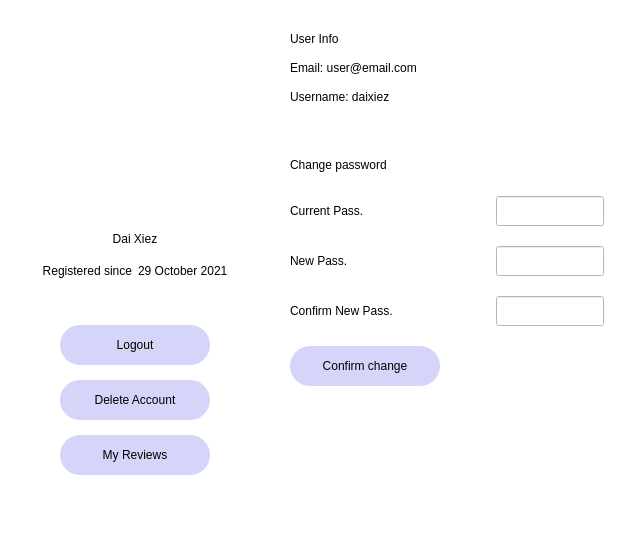
                <widget class="QFrame" name="frame_68">
                 <property name="styleSheet">
                  <string notr="true">background-color: rgb(255, 255, 255, 0)</string>
                 </property>
                 <property name="frameShape">
                  <enum>QFrame::StyledPanel</enum>
                 </property>
                 <property name="frameShadow">
                  <enum>QFrame::Raised</enum>
                 </property>
                 <layout class="QHBoxLayout" name="horizontalLayout_40">
                  <item>
                   <widget class="QFrame" name="frame_69">
                    <property name="frameShape">
                     <enum>QFrame::StyledPanel</enum>
                    </property>
                    <property name="frameShadow">
                     <enum>QFrame::Raised</enum>
                    </property>
                    <layout class="QVBoxLayout" name="verticalLayout_20">
                     <item>
                      <widget class="QFrame" name="frame_74">
                       <property name="frameShape">
                        <enum>QFrame::StyledPanel</enum>
                       </property>
                       <property name="frameShadow">
                        <enum>QFrame::Raised</enum>
                       </property>
                       <layout class="QVBoxLayout" name="verticalLayout_25">
                        <property name="spacing">
                         <number>0</number>
                        </property>
                        <item>
                         <widget class="QFrame" name="frame_97">
                          <property name="frameShape">
                           <enum>QFrame::StyledPanel</enum>
                          </property>
                          <property name="frameShadow">
                           <enum>QFrame::Raised</enum>
                          </property>
                          <layout class="QHBoxLayout" name="horizontalLayout_31">
                           <item>
                            <widget class="QLabel" name="label_23">
                             <property name="minimumSize">
                              <size>
                               <width>180</width>
                               <height>180</height>
                              </size>
                             </property>
                             <property name="maximumSize">
                              <size>
                               <width>180</width>
                               <height>180</height>
                              </size>
                             </property>
                             <property name="text">
                              <string/>
                             </property>
                             <property name="pixmap">
                              <pixmap>data/img/login_border.png</pixmap>
                             </property>
                            </widget>
                           </item>
                          </layout>
                         </widget>
                        </item>
                        <item>
                         <widget class="QLabel" name="firstlastname_profile">
                          <property name="styleSheet">
                           <string notr="true">font: 19pt &quot;Century Gothic&quot;;
font: 63 28pt &quot;Bahnschrift SemiBold Condensed&quot;;</string>
                          </property>
                          <property name="text">
                           <string>Dai Xiez</string>
                          </property>
                          <property name="alignment">
                           <set>Qt::AlignCenter</set>
                          </property>
                         </widget>
                        </item>
                        <item>
                         <widget class="QFrame" name="frame_72">
                          <property name="minimumSize">
                           <size>
                            <width>0</width>
                            <height>50</height>
                           </size>
                          </property>
                          <property name="maximumSize">
                           <size>
                            <width>16777215</width>
                            <height>16777215</height>
                           </size>
                          </property>
                          <property name="frameShape">
                           <enum>QFrame::StyledPanel</enum>
                          </property>
                          <property name="frameShadow">
                           <enum>QFrame::Raised</enum>
                          </property>
                          <layout class="QHBoxLayout" name="horizontalLayout_32">
                           <item>
                            <widget class="QLabel" name="label_31">
                             <property name="minimumSize">
                              <size>
                               <width>0</width>
                               <height>0</height>
                              </size>
                             </property>
                             <property name="maximumSize">
                              <size>
                               <width>16777215</width>
                               <height>16777215</height>
                              </size>
                             </property>
                             <property name="styleSheet">
                              <string notr="true">font: 11pt &quot;Bahnschrift SemiCondensed&quot;;</string>
                             </property>
                             <property name="text">
                              <string>Registered since</string>
                             </property>
                             <property name="alignment">
                              <set>Qt::AlignRight|Qt::AlignTrailing|Qt::AlignVCenter</set>
                             </property>
                            </widget>
                           </item>
                           <item>
                            <widget class="QLabel" name="registeredsince_profile">
                             <property name="minimumSize">
                              <size>
                               <width>0</width>
                               <height>0</height>
                              </size>
                             </property>
                             <property name="maximumSize">
                              <size>
                               <width>16777215</width>
                               <height>16777215</height>
                              </size>
                             </property>
                             <property name="styleSheet">
                              <string notr="true">font: 10pt &quot;Century Gothic&quot;;</string>
                             </property>
                             <property name="text">
                              <string>29 October 2021</string>
                             </property>
                            </widget>
                           </item>
                          </layout>
                         </widget>
                        </item>
                        <item>
                         <widget class="QFrame" name="frame_73">
                          <property name="frameShape">
                           <enum>QFrame::StyledPanel</enum>
                          </property>
                          <property name="frameShadow">
                           <enum>QFrame::Raised</enum>
                          </property>
                          <layout class="QHBoxLayout" name="horizontalLayout_33">
                           <item>
                            <widget class="QFrame" name="frame_76">
                             <property name="frameShape">
                              <enum>QFrame::StyledPanel</enum>
                             </property>
                             <property name="frameShadow">
                              <enum>QFrame::Raised</enum>
                             </property>
                            </widget>
                           </item>
                           <item>
                            <widget class="QFrame" name="frame_75">
                             <property name="minimumSize">
                              <size>
                               <width>168</width>
                               <height>190</height>
                              </size>
                             </property>
                             <property name="maximumSize">
                              <size>
                               <width>16777215</width>
                               <height>200</height>
                              </size>
                             </property>
                             <property name="frameShape">
                              <enum>QFrame::StyledPanel</enum>
                             </property>
                             <property name="frameShadow">
                              <enum>QFrame::Raised</enum>
                             </property>
                             <layout class="QVBoxLayout" name="verticalLayout_18">
                              <item>
                               <widget class="QPushButton" name="logoutbutton_profile">
                                <property name="minimumSize">
                                 <size>
                                  <width>150</width>
                                  <height>40</height>
                                 </size>
                                </property>
                                <property name="maximumSize">
                                 <size>
                                  <width>150</width>
                                  <height>40</height>
                                 </size>
                                </property>
                                <property name="styleSheet">
                                 <string notr="true">QPushButton {	
	border-radius: 20px;
	background-color: rgba(102, 97, 234, 70);
	color: rgb(0,0,0);
	font: 12pt &quot;Bahnschrift SemiCondensed&quot;;
}
QPushButton:hover {	
	background-color: rgba(72, 67, 181, 80);
	color: rgb(255,255,255);
	font: 12pt &quot;Bahnschrift SemiCondensed&quot;;
}
QPushButton:pressed {	
	background-color: rgba(72, 67, 181, 130);
	color: rgb(255,255,255);
	font: 12pt &quot;Bahnschrift SemiCondensed&quot;;
}
</string>
                                </property>
                                <property name="text">
                                 <string>Logout</string>
                                </property>
                               </widget>
                              </item>
                              <item>
                               <widget class="QPushButton" name="deleteaccountbutton_profile">
                                <property name="minimumSize">
                                 <size>
                                  <width>150</width>
                                  <height>40</height>
                                 </size>
                                </property>
                                <property name="maximumSize">
                                 <size>
                                  <width>150</width>
                                  <height>40</height>
                                 </size>
                                </property>
                                <property name="styleSheet">
                                 <string notr="true">QPushButton {	
	border-radius: 20px;
	background-color: rgba(102, 97, 234, 70);
	color: rgb(0,0,0);
	font: 12pt &quot;Bahnschrift SemiCondensed&quot;;
}
QPushButton:hover {	
	background-color: rgba(72, 67, 181, 80);
	color: rgb(255,255,255);
	font: 12pt &quot;Bahnschrift SemiCondensed&quot;;
}
QPushButton:pressed {	
	background-color: rgba(72, 67, 181, 130);
	color: rgb(255,255,255);
	font: 12pt &quot;Bahnschrift SemiCondensed&quot;;
}
</string>
                                </property>
                                <property name="text">
                                 <string>Delete Account</string>
                                </property>
                               </widget>
                              </item>
                              <item>
                               <widget class="QPushButton" name="myreviewsbutton_profile">
                                <property name="minimumSize">
                                 <size>
                                  <width>150</width>
                                  <height>40</height>
                                 </size>
                                </property>
                                <property name="maximumSize">
                                 <size>
                                  <width>150</width>
                                  <height>40</height>
                                 </size>
                                </property>
                                <property name="styleSheet">
                                 <string notr="true">QPushButton {	
	border-radius: 20px;
	background-color: rgba(102, 97, 234, 70);
	color: rgb(0,0,0);
	font: 12pt &quot;Bahnschrift SemiCondensed&quot;;
}
QPushButton:hover {	
	background-color: rgba(72, 67, 181, 80);
	color: rgb(255,255,255);
	font: 12pt &quot;Bahnschrift SemiCondensed&quot;;
}
QPushButton:pressed {	
	background-color: rgba(72, 67, 181, 130);
	color: rgb(255,255,255);
	font: 12pt &quot;Bahnschrift SemiCondensed&quot;;
}
</string>
                                </property>
                                <property name="text">
                                 <string>My Reviews</string>
                                </property>
                               </widget>
                              </item>
                             </layout>
                            </widget>
                           </item>
                           <item>
                            <widget class="QFrame" name="frame_78">
                             <property name="frameShape">
                              <enum>QFrame::StyledPanel</enum>
                             </property>
                             <property name="frameShadow">
                              <enum>QFrame::Raised</enum>
                             </property>
                            </widget>
                           </item>
                          </layout>
                         </widget>
                        </item>
                       </layout>
                      </widget>
                     </item>
                    </layout>
                   </widget>
                  </item>
                  <item>
                   <widget class="QFrame" name="frame_71">
                    <property name="frameShape">
                     <enum>QFrame::StyledPanel</enum>
                    </property>
                    <property name="frameShadow">
                     <enum>QFrame::Raised</enum>
                    </property>
                   </widget>
                  </item>
                  <item>
                   <widget class="QFrame" name="frame_70">
                    <property name="frameShape">
                     <enum>QFrame::StyledPanel</enum>
                    </property>
                    <property name="frameShadow">
                     <enum>QFrame::Raised</enum>
                    </property>
                    <layout class="QVBoxLayout" name="verticalLayout_23">
                     <property name="spacing">
                      <number>0</number>
                     </property>
                     <item>
                      <widget class="QFrame" name="frame_80">
                       <property name="frameShape">
                        <enum>QFrame::StyledPanel</enum>
                       </property>
                       <property name="frameShadow">
                        <enum>QFrame::Raised</enum>
                       </property>
                       <layout class="QVBoxLayout" name="verticalLayout_19">
                        <property name="spacing">
                         <number>15</number>
                        </property>
                        <item>
                         <widget class="QLabel" name="label_24">
                          <property name="minimumSize">
                           <size>
                            <width>0</width>
                            <height>0</height>
                           </size>
                          </property>
                          <property name="maximumSize">
                           <size>
                            <width>16777215</width>
                            <height>16777215</height>
                           </size>
                          </property>
                          <property name="styleSheet">
                           <string notr="true">font: 16pt &quot;Bahnschrift SemiCondensed&quot;;</string>
                          </property>
                          <property name="text">
                           <string>User Info</string>
                          </property>
                         </widget>
                        </item>
                        <item>
                         <widget class="QLabel" name="emailinfo_profile">
                          <property name="minimumSize">
                           <size>
                            <width>0</width>
                            <height>0</height>
                           </size>
                          </property>
                          <property name="maximumSize">
                           <size>
                            <width>16777215</width>
                            <height>16777215</height>
                           </size>
                          </property>
                          <property name="styleSheet">
                           <string notr="true">font: 12pt &quot;Century Gothic&quot;;</string>
                          </property>
                          <property name="text">
                           <string>Email: user@email.com</string>
                          </property>
                         </widget>
                        </item>
                        <item>
                         <widget class="QLabel" name="usernameinfo_profile">
                          <property name="minimumSize">
                           <size>
                            <width>0</width>
                            <height>0</height>
                           </size>
                          </property>
                          <property name="maximumSize">
                           <size>
                            <width>16777215</width>
                            <height>16777215</height>
                           </size>
                          </property>
                          <property name="styleSheet">
                           <string notr="true">font: 12pt &quot;Century Gothic&quot;;</string>
                          </property>
                          <property name="text">
                           <string>Username: daixiez</string>
                          </property>
                         </widget>
                        </item>
                       </layout>
                      </widget>
                     </item>
                     <item>
                      <widget class="QFrame" name="frame_93">
                       <property name="maximumSize">
                        <size>
                         <width>16777215</width>
                         <height>30</height>
                        </size>
                       </property>
                       <property name="frameShape">
                        <enum>QFrame::StyledPanel</enum>
                       </property>
                       <property name="frameShadow">
                        <enum>QFrame::Raised</enum>
                       </property>
                      </widget>
                     </item>
                     <item>
                      <widget class="QFrame" name="frame_81">
                       <property name="frameShape">
                        <enum>QFrame::StyledPanel</enum>
                       </property>
                       <property name="frameShadow">
                        <enum>QFrame::Raised</enum>
                       </property>
                       <layout class="QHBoxLayout" name="horizontalLayout_39">
                        <item>
                         <widget class="QLabel" name="label_33">
                          <property name="minimumSize">
                           <size>
                            <width>0</width>
                            <height>0</height>
                           </size>
                          </property>
                          <property name="maximumSize">
                           <size>
                            <width>16777215</width>
                            <height>16777215</height>
                           </size>
                          </property>
                          <property name="styleSheet">
                           <string notr="true">font: 16pt &quot;Bahnschrift SemiCondensed&quot;;</string>
                          </property>
                          <property name="text">
                           <string>Change password</string>
                          </property>
                         </widget>
                        </item>
                       </layout>
                      </widget>
                     </item>
                     <item>
                      <widget class="QFrame" name="frame_82">
                       <property name="frameShape">
                        <enum>QFrame::StyledPanel</enum>
                       </property>
                       <property name="frameShadow">
                        <enum>QFrame::Raised</enum>
                       </property>
                       <layout class="QHBoxLayout" name="horizontalLayout_36">
                        <item>
                         <widget class="QLabel" name="label_35">
                          <property name="minimumSize">
                           <size>
                            <width>200</width>
                            <height>0</height>
                           </size>
                          </property>
                          <property name="maximumSize">
                           <size>
                            <width>200</width>
                            <height>16777215</height>
                           </size>
                          </property>
                          <property name="styleSheet">
                           <string notr="true">font: 12pt &quot;Century Gothic&quot;;</string>
                          </property>
                          <property name="text">
                           <string>Current Pass.</string>
                          </property>
                         </widget>
                        </item>
                        <item>
                         <widget class="QLineEdit" name="password_profile">
                          <property name="minimumSize">
                           <size>
                            <width>0</width>
                            <height>30</height>
                           </size>
                          </property>
                          <property name="maximumSize">
                           <size>
                            <width>410</width>
                            <height>16777215</height>
                           </size>
                          </property>
                          <property name="styleSheet">
                           <string notr="true">background-color: rgba(255, 255, 255, 255);
font: 11pt &quot;Century Gothic&quot;;</string>
                          </property>
                          <property name="echoMode">
                           <enum>QLineEdit::Password</enum>
                          </property>
                         </widget>
                        </item>
                        <item>
                         <widget class="QFrame" name="frame_87">
                          <property name="maximumSize">
                           <size>
                            <width>16777215</width>
                            <height>16777215</height>
                           </size>
                          </property>
                          <property name="frameShape">
                           <enum>QFrame::StyledPanel</enum>
                          </property>
                          <property name="frameShadow">
                           <enum>QFrame::Raised</enum>
                          </property>
                         </widget>
                        </item>
                       </layout>
                      </widget>
                     </item>
                     <item>
                      <widget class="QFrame" name="frame_91">
                       <property name="frameShape">
                        <enum>QFrame::StyledPanel</enum>
                       </property>
                       <property name="frameShadow">
                        <enum>QFrame::Raised</enum>
                       </property>
                       <layout class="QHBoxLayout" name="horizontalLayout_35">
                        <item>
                         <widget class="QLabel" name="label_34">
                          <property name="minimumSize">
                           <size>
                            <width>200</width>
                            <height>0</height>
                           </size>
                          </property>
                          <property name="maximumSize">
                           <size>
                            <width>200</width>
                            <height>16777215</height>
                           </size>
                          </property>
                          <property name="styleSheet">
                           <string notr="true">font: 12pt &quot;Century Gothic&quot;;</string>
                          </property>
                          <property name="text">
                           <string>New Pass.</string>
                          </property>
                         </widget>
                        </item>
                        <item>
                         <widget class="QLineEdit" name="newpassword_profile">
                          <property name="minimumSize">
                           <size>
                            <width>0</width>
                            <height>30</height>
                           </size>
                          </property>
                          <property name="maximumSize">
                           <size>
                            <width>410</width>
                            <height>16777215</height>
                           </size>
                          </property>
                          <property name="styleSheet">
                           <string notr="true">background-color: rgba(255, 255, 255, 255);
font: 11pt &quot;Century Gothic&quot;;</string>
                          </property>
                          <property name="echoMode">
                           <enum>QLineEdit::Password</enum>
                          </property>
                         </widget>
                        </item>
                        <item>
                         <widget class="QFrame" name="frame_88">
                          <property name="frameShape">
                           <enum>QFrame::StyledPanel</enum>
                          </property>
                          <property name="frameShadow">
                           <enum>QFrame::Raised</enum>
                          </property>
                         </widget>
                        </item>
                       </layout>
                      </widget>
                     </item>
                     <item>
                      <widget class="QFrame" name="frame_121">
                       <property name="frameShape">
                        <enum>QFrame::StyledPanel</enum>
                       </property>
                       <property name="frameShadow">
                        <enum>QFrame::Raised</enum>
                       </property>
                       <layout class="QHBoxLayout" name="horizontalLayout_54">
                        <item>
                         <widget class="QLabel" name="label_43">
                          <property name="minimumSize">
                           <size>
                            <width>200</width>
                            <height>0</height>
                           </size>
                          </property>
                          <property name="maximumSize">
                           <size>
                            <width>200</width>
                            <height>16777215</height>
                           </size>
                          </property>
                          <property name="styleSheet">
                           <string notr="true">font: 12pt &quot;Century Gothic&quot;;</string>
                          </property>
                          <property name="text">
                           <string>Confirm New Pass.</string>
                          </property>
                         </widget>
                        </item>
                        <item>
                         <widget class="QLineEdit" name="confirmnewpassword_profile">
                          <property name="minimumSize">
                           <size>
                            <width>0</width>
                            <height>30</height>
                           </size>
                          </property>
                          <property name="maximumSize">
                           <size>
                            <width>410</width>
                            <height>16777215</height>
                           </size>
                          </property>
                          <property name="styleSheet">
                           <string notr="true">background-color: rgba(255, 255, 255, 255);
font: 11pt &quot;Century Gothic&quot;;</string>
                          </property>
                          <property name="echoMode">
                           <enum>QLineEdit::Password</enum>
                          </property>
                         </widget>
                        </item>
                        <item>
                         <widget class="QFrame" name="frame_95">
                          <property name="frameShape">
                           <enum>QFrame::StyledPanel</enum>
                          </property>
                          <property name="frameShadow">
                           <enum>QFrame::Raised</enum>
                          </property>
                         </widget>
                        </item>
                       </layout>
                      </widget>
                     </item>
                     <item>
                      <widget class="QFrame" name="frame_83">
                       <property name="frameShape">
                        <enum>QFrame::StyledPanel</enum>
                       </property>
                       <property name="frameShadow">
                        <enum>QFrame::Raised</enum>
                       </property>
                       <layout class="QHBoxLayout" name="horizontalLayout_34">
                        <item>
                         <widget class="QPushButton" name="confirmchangesbutton_profile">
                          <property name="minimumSize">
                           <size>
                            <width>150</width>
                            <height>40</height>
                           </size>
                          </property>
                          <property name="maximumSize">
                           <size>
                            <width>150</width>
                            <height>40</height>
                           </size>
                          </property>
                          <property name="styleSheet">
                           <string notr="true">QPushButton {	
	border-radius: 20px;
	background-color: rgba(102, 97, 234, 70);
	color: rgb(0,0,0);
	font: 12pt &quot;Bahnschrift SemiCondensed&quot;;
}
QPushButton:hover {	
	background-color: rgba(72, 67, 181, 80);
	color: rgb(255,255,255);
	font: 12pt &quot;Bahnschrift SemiCondensed&quot;;
}
QPushButton:pressed {	
	background-color: rgba(72, 67, 181, 130);
	color: rgb(255,255,255);
	font: 12pt &quot;Bahnschrift SemiCondensed&quot;;
}
</string>
                          </property>
                          <property name="text">
                           <string>Confirm change</string>
                          </property>
                         </widget>
                        </item>
                        <item>
                         <widget class="QFrame" name="frame_96">
                          <property name="frameShape">
                           <enum>QFrame::StyledPanel</enum>
                          </property>
                          <property name="frameShadow">
                           <enum>QFrame::Raised</enum>
                          </property>
                         </widget>
                        </item>
                       </layout>
                      </widget>
                     </item>
                     <item>
                      <widget class="QFrame" name="frame_92">
                       <property name="minimumSize">
                        <size>
                         <width>0</width>
                         <height>120</height>
                        </size>
                       </property>
                       <property name="frameShape">
                        <enum>QFrame::StyledPanel</enum>
                       </property>
                       <property name="frameShadow">
                        <enum>QFrame::Raised</enum>
                       </property>
                      </widget>
                     </item>
                    </layout>
                   </widget>
                  </item>
                 </layout>
                </widget>
